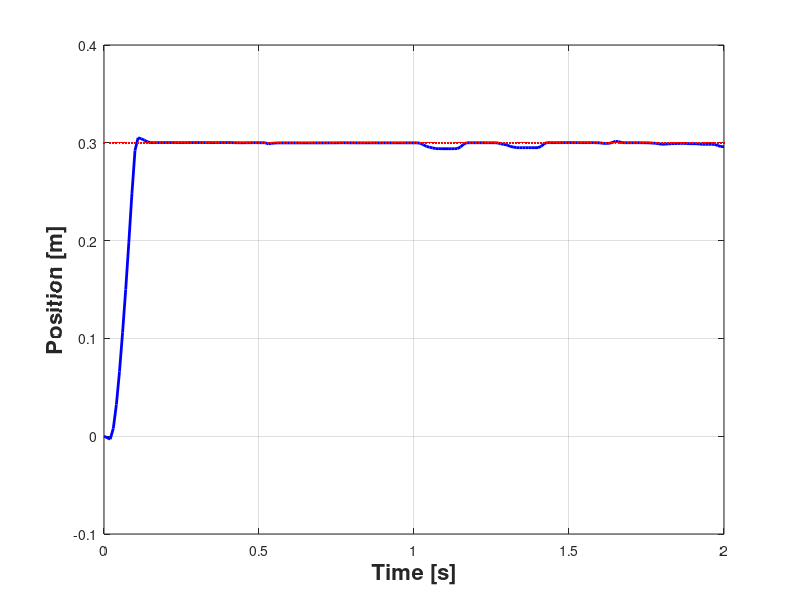

This figure's MATLAB source: (Note: this script raises an error after producing the figure.)


load experiment_digital_10

figure(1)
plot(time,position,'b','Linewidth',2)
hold on
grid on
plot(time(:),ref,'r','Linewidth',2)
xlabel('Time [s]','FontWeight','bold','FontSize',16)
ylabel('Position [m]','FontWeight','bold','FontSize',16)


figure(2)
plot(time2,x_obs/10000,'b','Linewidth',2)
hold on
grid on
plot(time,position,'r','Linewidth',2)
xlabel('Time [s]','FontWeight','bold','FontSize',16)
ylabel('Position [m]','FontWeight','bold','FontSize',16)
legend('Observed position','Real position')

load experiment_digital_20

figure(1)
plot(time,position,'c','Linewidth',2)

figure(3)
plot(time2,x_obs/10000,'b','Linewidth',2)
hold on
grid on
plot(time,position,'r','Linewidth',2)
xlabel('Time [s]','FontWeight','bold','FontSize',16)
ylabel('Position [m]','FontWeight','bold','FontSize',16)
legend('Observed position','Real position')


load experiment_digital_50

figure(1)
plot(time,position,'g','Linewidth',2)

figure(4)
plot(time2,x_obs/10000,'b','Linewidth',2)
hold on
grid on
plot(time,position,'r','Linewidth',2)
xlabel('Time [s]','FontWeight','bold','FontSize',16)
ylabel('Position [m]','FontWeight','bold','FontSize',16)
legend('Observed position','Real position')


load experiment_digital_100

figure(1)
plot(time,position,'k','Linewidth',2)


figure(5)
plot(time2,x_obs/10000,'b','Linewidth',2)
hold on
grid on
plot(time,position,'r','Linewidth',2)
xlabel('Time [s]','FontWeight','bold','FontSize',16)
ylabel('Position [m]','FontWeight','bold','FontSize',16)
legend('Observed position','Real position')


load experiment_cont


figure(1)
plot(time,position,'m','Linewidth',2)
hold on


figure(6)
plot(time2,x_obs/10000,'b','Linewidth',2)
hold on
grid on
plot(time,position,'r','Linewidth',2)
xlabel('Time [s]','FontWeight','bold','FontSize',16)
ylabel('Position [m]','FontWeight','bold','FontSize',16)
legend('Observed position','Real position')

